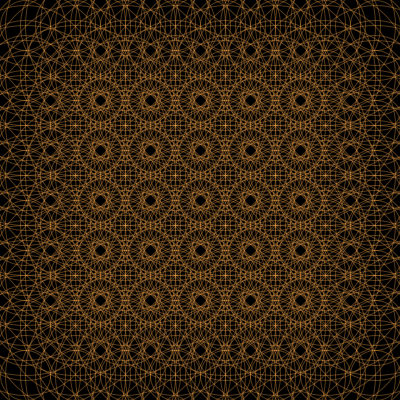
Frame 1 (no input)
Frame 60 (the mouse pressed at the canvas centre just before this capture): identical to frame 1, image omitted
Frame 120 (the mouse held since frame 60 and released just before this capture): identical to frame 1, image omitted

The Processing sketch that drew this single still picture (run headless with seeded random() and noise(); from frame 60 on, the mouse is pressed at the canvas centre):

// Processing sketch: processing_37869
// ── processing_37869.pde

//Gina DeMatteo
//Nested Loop
//September 18,2011

void setup() {
  size(400, 400);
  colorMode(HSB);
  smooth();
}

void draw() {
  background(0);
  ellipseMode(CENTER);
  //Below is the Loop setup for the ellipses.The loop creates the repetitive pattern for the composition
  for (int x=0; x<width/50; x++) {
    for (int y=0; y <height/50; y++) {
      for (int ellipseSize=200; ellipseSize>=30; ellipseSize-=30) {
        //Below is the code that establishes the ellipse and it's properties      
        noFill();
        stroke(23, 180, 240, 90);
        ellipse(25+ (x *50), 25+ (y*50), ellipseSize, ellipseSize);
      }
    }
  }
}
